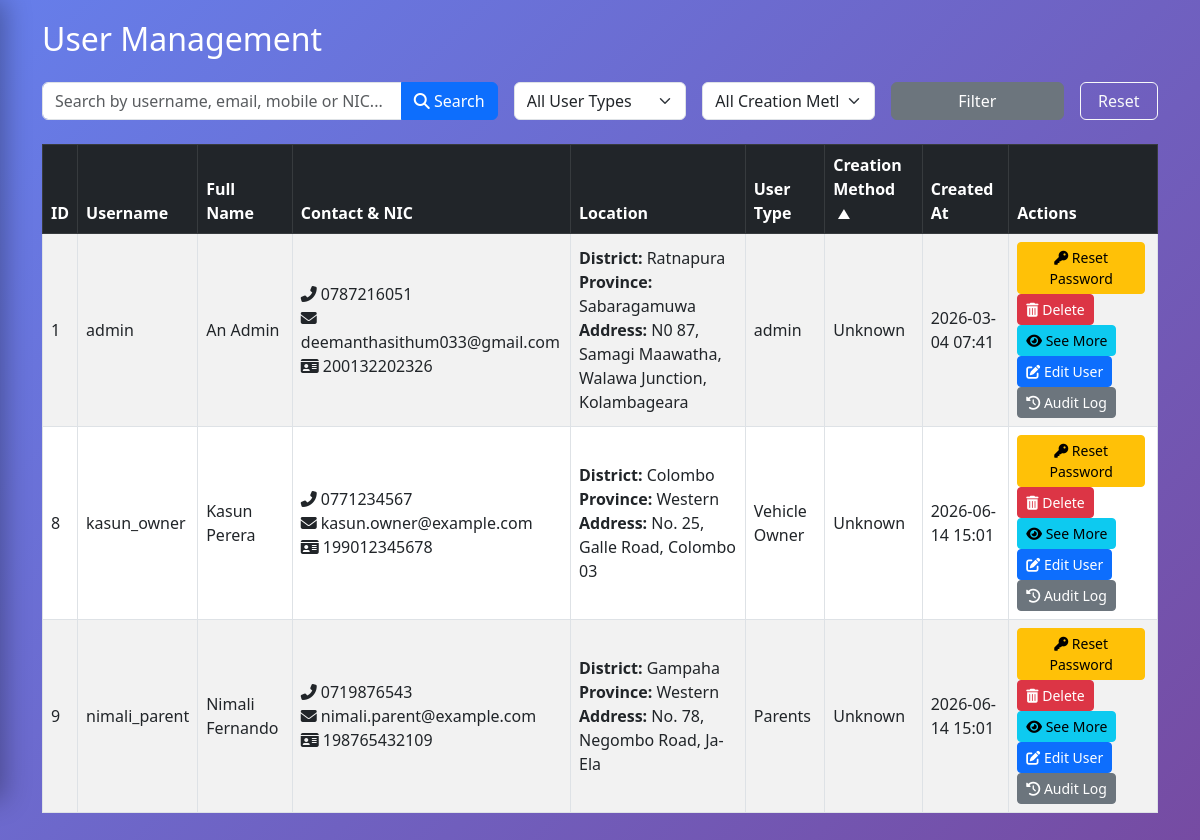
/user_management.php?sort=creation_method&order=ASC, run on an earlier commit of the app's database.
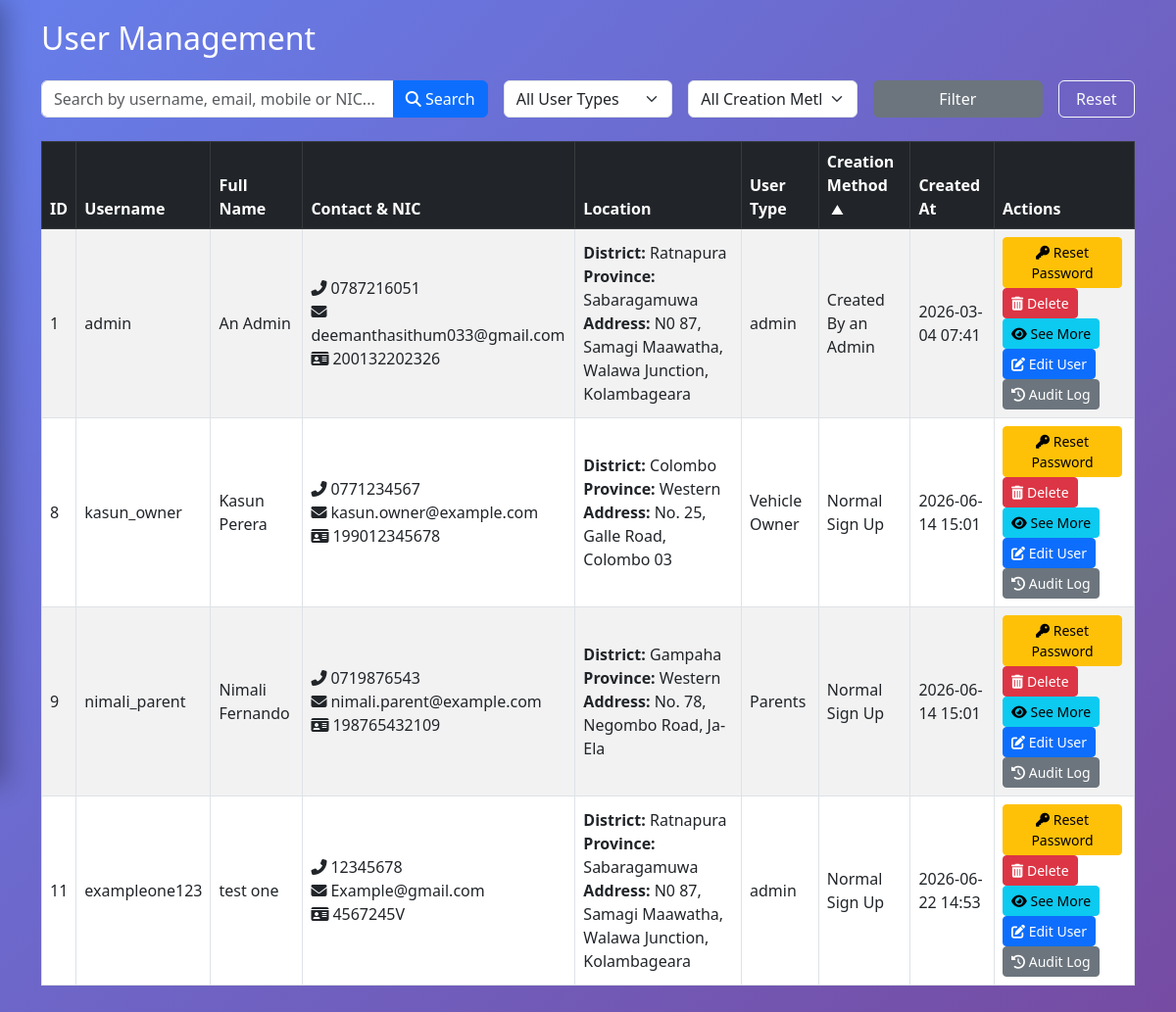
And on a later commit of the database.
### tables this page shows
CREATE TABLE `users` (
  `user_id` int NOT NULL AUTO_INCREMENT,
  `username` varchar(50) DEFAULT NULL,
  `fullname` varchar(100) NOT NULL,
  `mobile` varchar(15) DEFAULT NULL,
  `email` varchar(100) DEFAULT NULL,
  `nic` varchar(20) DEFAULT NULL,
  `district` varchar(100) NOT NULL,
  `province` varchar(100) NOT NULL,
  `address` text NOT NULL,
  `user_type` varchar(50) NOT NULL,
  `password` varchar(255) NOT NULL,
  `created_at` timestamp NULL DEFAULT CURRENT_TIMESTAMP,
  PRIMARY KEY (`user_id`),
  UNIQUE KEY `username` (`username`),
  UNIQUE KEY `email` (`email`),
  UNIQUE KEY `nic` (`nic`)
);

CREATE TABLE `user_created_method` (
  `id` int NOT NULL AUTO_INCREMENT,
  `user_id` int NOT NULL,
  `method` varchar(50) NOT NULL,
  `created_at` timestamp NULL DEFAULT CURRENT_TIMESTAMP,
  PRIMARY KEY (`id`),
  KEY `user_id` (`user_id`),
  CONSTRAINT `user_created_method_ibfk_1` FOREIGN KEY (`user_id`) REFERENCES `users` (`user_id`) ON DELETE CASCADE
);

### user_management.php (the view, shortened to what the changed rows need)
<?php
include "Cookie_Managements/cookie_management.php";
$limit = 10;
$page = isset($_GET['page']) ? (int)$_GET['page'] : 1;
$offset = ($page - 1) * $limit;
$search = isset($_GET['search']) ? trim($_GET['search']) : '';
$user_type_filter = isset($_GET['user_type']) ? $_GET['user_type'] : '';
$creation_method_filter = isset($_GET['creation_method']) ? $_GET['creation_method'] : '';
$allowed_sorts = [
    'user_id'         => 'u.user_id',
    'username'        => 'u.username',
    'fullname'        => 'u.fullname',
    'user_type'       => 'u.user_type',
    'creation_method' => "COALESCE(ucm.method, 'Unknown')",
    'created_at'      => 'u.created_at'
];
$sort = isset($_GET['sort']) && array_key_exists($_GET['sort'], $allowed_sorts) ? $_GET['sort'] : 'created_at';
$order = (isset($_GET['order']) && strtoupper($_GET['order']) === 'ASC') ? 'ASC' : 'DESC';
$order_by = $allowed_sorts[$sort] . ' ' . $order;
function build_sort_url($column, $current_sort, $current_order) {
    $params = $_GET;
    unset($params['page']);
    $params['sort'] = $column;
    if ($column === $current_sort && $current_order === 'ASC') {
        $params['order'] = 'DESC';
    } else {
        $params['order'] = 'ASC';
    }
    return '?' . http_build_query($params);
}
$params = [];
$types = '';
$where_sql = '';
$data_sql = "SELECT u.user_id, u.username, u.fullname, u.mobile, u.email, u.nic, u.district, u.province, u.address, u.user_type, u.created_at, ucm.method AS creation_method
             FROM users u
             LEFT JOIN user_created_method ucm ON u.user_id = ucm.user_id
             $where_sql
             ORDER BY $order_by
             LIMIT ? OFFSET ?";
$stmt = $conn->prepare($data_sql);
if (!empty($params)) {
    $params[] = $limit;
    $params[] = $offset;
    $types .= 'ii';
} else {
    $params = [$limit, $offset];
    $types = 'ii';
}
$stmt->bind_param($types, ...$params);
$stmt->execute();
$result = $stmt->get_result();
?>
<!DOCTYPE html>
<html lang="en">
<head>
    <link href="https://cdn.jsdelivr.net/npm/bootstrap@5.3.0/dist/css/bootstrap.min.css" rel="stylesheet">
    <link rel="stylesheet" href="https://cdnjs.cloudflare.com/ajax/libs/font-awesome/6.4.0/css/all.min.css">
</head>
<body>
<?php include "side_bar.php"; ?>
<div class="container">
    <h2 class="mb-4 text-white">User Management</h2>
    <?php if ($result && $result->num_rows > 0): ?>
        <div class="table-responsive">
            <table class="table table-striped table-hover table-bordered align-middle">
                <thead class="table-dark">
                    <tr>
                        <th>
                            <a href="<?= build_sort_url('user_id', $sort, $order) ?>" class="sortable text-white">
                                ID
                            </a>
                        </th>
                        <th>
                            <a href="<?= build_sort_url('username', $sort, $order) ?>" class="sortable text-white">
                                Username
                            </a>
                        </th>
                        <th>
                            <a href="<?= build_sort_url('fullname', $sort, $order) ?>" class="sortable text-white">
                                Full Name
                            </a>
                        </th>
                        <th>Contact & NIC</th>
                        <th>Location</th>
                        <th>
                            <a href="<?= build_sort_url('user_type', $sort, $order) ?>" class="sortable text-white">
                                User Type
                            </a>
                        </th>
                        <th>
                            <a href="<?= build_sort_url('creation_method', $sort, $order) ?>" class="sortable text-white">
                                Creation Method
                                <?php if ($sort === 'creation_method'): ?>
                                    <span class="sort-icon"><?= $order === 'ASC' ? '▲' : '▼' ?></span>
                                <?php endif; ?>
                            </a>
                        </th>
                        <th>
                            <a href="<?= build_sort_url('created_at', $sort, $order) ?>" class="sortable text-white">
                                Created At
                            </a>
                        </th>
                        <th>Actions</th>
                    </tr>
                </thead>
                <tbody>
                    <?php while ($row = $result->fetch_assoc()):
                        $method_display = 'Unknown';
                        if ($row['creation_method'] === 'Normal') $method_display = 'Normal Sign Up';
                        elseif ($row['creation_method'] === 'Custom') $method_display = 'Created By an Admin';
                    ?>
                        <tr>
                            <td><?= $row['user_id'] ?></td>
                            <td><?= htmlspecialchars($row['username']) ?></td>
                            <td><?= htmlspecialchars($row['fullname']) ?></td>
                            <td>
                                <i class="fas fa-phone-alt me-1"></i><?= htmlspecialchars($row['mobile']) ?><br>
                                <i class="fas fa-envelope me-1"></i><?= htmlspecialchars($row['email']) ?><br>
                                <i class="fas fa-id-card me-1"></i><?= htmlspecialchars($row['nic']) ?>
                            </td>
                            <td>
                                <strong>District:</strong> <?= htmlspecialchars($row['district']) ?><br>
                                <strong>Province:</strong> <?= htmlspecialchars($row['province']) ?><br>
                                <strong>Address:</strong> <?= htmlspecialchars($row['address']) ?>
                            </td>
                            <td><?= htmlspecialchars($row['user_type']) ?></td>
                            <td><?= htmlspecialchars($method_display) ?></td>
                            <td><?= date('Y-m-d H:i', strtotime($row['created_at'])) ?></td>
                            <td>
                                <a href="includes/edit_user_password_by_admin.php?id=<?= $row['user_id'] ?>&page=<?= $page ?>&search=<?= urlencode($search) ?>&user_type=<?= urlencode($user_type_filter) ?>&creation_method=<?= urlencode($creation_method_filter) ?>&sort=<?= urlencode($sort) ?>&order=<?= urlencode($order) ?>" class="btn btn-warning btn-sm me-1" title="Reset Password" onclick="return confirm('Are you sure you want to reset this user\'s password to Temppass123?');"><i class="fas fa-key"></i> Reset Password</a>
                                <a href="delete_user.php?id=<?= $row['user_id'] ?>&page=<?= $page ?>&search=<?= urlencode($search) ?>&user_type=<?= urlencode($user_type_filter) ?>&creation_method=<?= urlencode($creation_method_filter) ?>&sort=<?= urlencode($sort) ?>&order=<?= urlencode($order) ?>" class="btn btn-danger btn-sm me-1" title="Delete" onclick="return confirm('Are you sure you want to delete this user?');"><i class="fas fa-trash-alt"></i> Delete</a>
                                <button type="button" class="btn btn-info btn-sm me-1 see-more-btn"
                                    data-userid="<?= $row['user_id'] ?>"
                                    data-username="<?= htmlspecialchars($row['username'], ENT_QUOTES, 'UTF-8') ?>"
                                    data-fullname="<?= htmlspecialchars($row['fullname'], ENT_QUOTES, 'UTF-8') ?>"
                                    data-mobile="<?= htmlspecialchars($row['mobile'], ENT_QUOTES, 'UTF-8') ?>"
                                    data-email="<?= htmlspecialchars($row['email'], ENT_QUOTES, 'UTF-8') ?>"
                                    data-nic="<?= htmlspecialchars($row['nic'], ENT_QUOTES, 'UTF-8') ?>"
                                    data-district="<?= htmlspecialchars($row['district'], ENT_QUOTES, 'UTF-8') ?>"
                                    data-province="<?= htmlspecialchars($row['province'], ENT_QUOTES, 'UTF-8') ?>"
                                    data-address="<?= htmlspecialchars($row['address'], ENT_QUOTES, 'UTF-8') ?>"
                                    data-usertype="<?= htmlspecialchars($row['user_type'], ENT_QUOTES, 'UTF-8') ?>"
                                    data-method_display="<?= htmlspecialchars($method_display, ENT_QUOTES, 'UTF-8') ?>"
                                    data-created="<?= date('Y-m-d H:i', strtotime($row['created_at'])) ?>"
                                    data-bs-toggle="modal"
                                    data-bs-target="#userDetailModal"
                                    title="See More">
                                    <i class="fas fa-eye"></i> See More
                                </button>
                                <button type="button" class="btn btn-primary btn-sm edit-user-btn"
                                    data-userid="<?= $row['user_id'] ?>"
                                    data-username="<?= htmlspecialchars($row['username'], ENT_QUOTES, 'UTF-8') ?>"
                                    data-fullname="<?= htmlspecialchars($row['fullname'], ENT_QUOTES, 'UTF-8') ?>"
                                    data-mobile="<?= htmlspecialchars($row['mobile'], ENT_QUOTES, 'UTF-8') ?>"
                                    data-email="<?= htmlspecialchars($row['email'], ENT_QUOTES, 'UTF-8') ?>"
                                    data-nic="<?= htmlspecialchars($row['nic'], ENT_QUOTES, 'UTF-8') ?>"
                                    data-district="<?= htmlspecialchars($row['district'], ENT_QUOTES, 'UTF-8') ?>"
                                    data-province="<?= htmlspecialchars($row['province'], ENT_QUOTES, 'UTF-8') ?>"
                                    data-address="<?= htmlspecialchars($row['address'], ENT_QUOTES, 'UTF-8') ?>"
                                    data-usertype="<?= htmlspecialchars($row['user_type'], ENT_QUOTES, 'UTF-8') ?>"
                                    data-bs-toggle="modal"
                                    data-bs-target="#editUserModal"
                                    title="Edit User">
                                    <i class="fas fa-edit"></i> Edit User
                                </button>
                                <button type="button" class="btn btn-secondary btn-sm audit-log-btn"
                                    data-userid="<?= $row['user_id'] ?>"
                                    data-username="<?= htmlspecialchars($row['username'], ENT_QUOTES, 'UTF-8') ?>"
                                    data-bs-toggle="modal"
                                    data-bs-target="#auditLogModal"
                                    title="View Audit Log">
                                    <i class="fas fa-history"></i> Audit Log
                                </button>
                            </td>
                        </tr>
                    <?php endwhile; ?>
                </tbody>
            </table>
        </div>
    <?php else: ?>
        <div class="alert alert-info">No users found.</div>
    <?php endif; ?>
</div>
</body>
</html>

What changed in the data, as far as the page shows it:
no longer on this page (row unchanged): users: user_id "1", username "admin", fullname "An Admin", mobile "0787216051", email "deemanthasithum033@gmail.com", nic "200132202326", district "Ratnapura", province "Sabaragamuwa", address "N0 87, Samagi Maawatha, Walawa Junction, Kolambageara", user_type "admin", method_display "Unknown", created_at "2026-03-04 07:41"
no longer on this page (row edited): users: user_id "8", username "kasun_owner", fullname "Kasun Perera", mobile "0771234567", email "kasun.owner@example.com", nic "199012345678", district "Colombo", province "Western", address "No. 25, Galle Road, Colombo 03", user_type "Vehicle Owner", method_display "Unknown", created_at "2026-06-14 15:01"
no longer on this page (row unchanged): users: user_id "9", username "nimali_parent", fullname "Nimali Fernando", mobile "0719876543", email "nimali.parent@example.com", nic "198765432109", district "Gampaha", province "Western", address "No. 78, Negombo Road, Ja-Ela", user_type "Parents", method_display "Unknown", created_at "2026-06-14 15:01"
added user_created_method: user.user_id "1", user.username "admin", user.fullname "An Admin", user.mobile "0787216051", user.email "deemanthasithum033@gmail.com", user.nic "200132202326", user.district "Ratnapura", user.province "Sabaragamuwa", user.address "N0 87, Samagi Maawatha, Walawa Junction, Kolambageara", user.user_type "admin", method "Created By an Admin", user.created_at "2026-03-04 07:41"
added user_created_method: user.user_id "8", user.username "kasun_owner", user.fullname "Kasun Perera", user.mobile "0771234567", user.email "kasun.owner@example.com", user.nic "199012345678", user.district "Colombo", user.province "Western", user.address "No. 25, Galle Road, Colombo 03", user.user_type "Vehicle Owner", method "Normal Sign Up", user.created_at "2026-06-14 15:01"
added user_created_method: user.user_id "9", user.username "nimali_parent", user.fullname "Nimali Fernando", user.mobile "0719876543", user.email "nimali.parent@example.com", user.nic "198765432109", user.district "Gampaha", user.province "Western", user.address "No. 78, Negombo Road, Ja-Ela", user.user_type "Parents", method "Normal Sign Up", user.created_at "2026-06-14 15:01"
added user_created_method: user.user_id "11", user.username "exampleone123", user.fullname "test one", user.mobile "12345678", user.email "Example@gmail.com", user.nic "4567245V", user.district "Ratnapura", user.province "Sabaragamuwa", user.address "N0 87, Samagi Maawatha, Walawa Junction, Kolambageara", user.user_type "admin", method "Normal Sign Up", user.created_at "2026-06-22 14:53"
